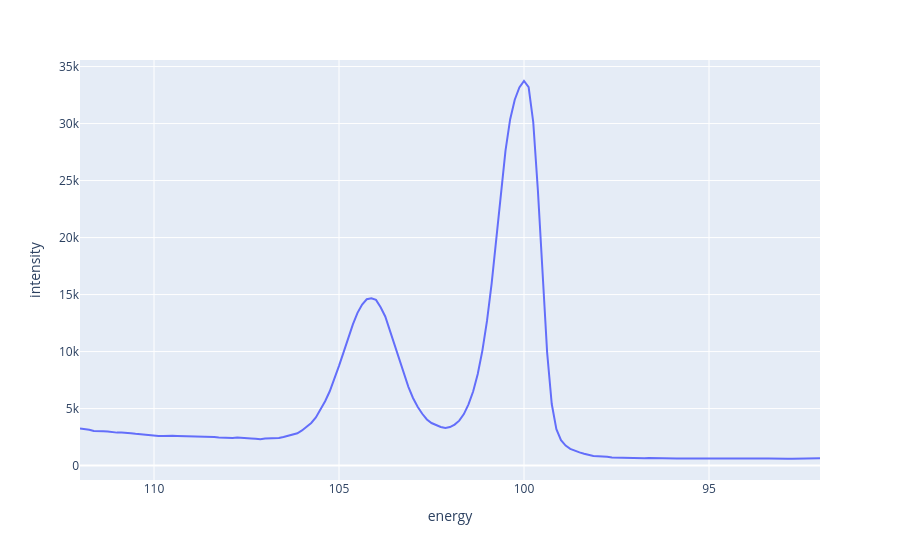

Here is the notebook cell this chart was saved with:
### Code cell
# data loading
si_peaks = pd.read_table(ROOT / "si_data/N0125702.asc", header=None)

# add column names
si_peaks.columns = ["energy", "intensity"]

# visualize
si_fig = px.line(si_peaks, x="energy", y="intensity")
si_fig.update_xaxes(autorange="reversed")
si_fig.show()

### Figure 1 — Plotly figure (JSON) as saved in the notebook; plotly's stock layout.template omitted (floating-point values rounded to 4 significant figures; data arrays with more than 128 entries replaced by an {"elided": "..."} marker saying what was removed)
{"data": [{"hovertemplate": "energy=%{x}<br>intensity=%{y}<extra></extra>", "legendgroup": "", "line": {"color": "#636efa", "dash": "solid"}, "marker": {"symbol": "circle"}, "mode": "lines", "name": "", "orientation": "v", "showlegend": false, "type": "scatter", "x": {"elided": "161 float values"}, "xaxis": "x", "y": {"elided": "161 float values"}, "yaxis": "y"}], "layout": {"legend": {"tracegroupgap": 0}, "margin": {"t": 60}, "xaxis": {"anchor": "y", "autorange": "reversed", "domain": [0.0, 1.0], "title": {"text": "energy"}}, "yaxis": {"anchor": "x", "domain": [0.0, 1.0], "title": {"text": "intensity"}}}}
